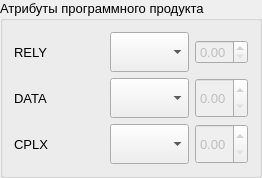
        <widget class="QGroupBox" name="gbSW">
         <property name="font">
          <font>
           <pointsize>10</pointsize>
          </font>
         </property>
         <property name="title">
          <string>Атрибуты программного продукта</string>
         </property>
         <layout class="QGridLayout" name="gridLayout">
          <item row="2" column="2">
           <widget class="QDoubleSpinBox" name="dsbCPLX">
            <property name="enabled">
             <bool>false</bool>
            </property>
            <property name="sizePolicy">
             <sizepolicy hsizetype="Preferred" vsizetype="Preferred">
              <horstretch>0</horstretch>
              <verstretch>0</verstretch>
             </sizepolicy>
            </property>
            <property name="minimumSize">
             <size>
              <width>0</width>
              <height>40</height>
             </size>
            </property>
            <property name="maximumSize">
             <size>
              <width>16777215</width>
              <height>40</height>
             </size>
            </property>
            <property name="maximum">
             <double>2.000000000000000</double>
            </property>
            <property name="singleStep">
             <double>0.050000000000000</double>
            </property>
           </widget>
          </item>
          <item row="1" column="1">
           <widget class="QComboBox" name="cbDATA">
            <property name="sizePolicy">
             <sizepolicy hsizetype="Preferred" vsizetype="Minimum">
              <horstretch>0</horstretch>
              <verstretch>0</verstretch>
             </sizepolicy>
            </property>
            <property name="minimumSize">
             <size>
              <width>0</width>
              <height>40</height>
             </size>
            </property>
            <property name="maximumSize">
             <size>
              <width>16777215</width>
              <height>40</height>
             </size>
            </property>
           </widget>
          </item>
          <item row="1" column="0">
           <widget class="QLabel" name="lblDATA">
            <property name="sizePolicy">
             <sizepolicy hsizetype="Fixed" vsizetype="Preferred">
              <horstretch>0</horstretch>
              <verstretch>0</verstretch>
             </sizepolicy>
            </property>
            <property name="minimumSize">
             <size>
              <width>90</width>
              <height>40</height>
             </size>
            </property>
            <property name="maximumSize">
             <size>
              <width>90</width>
              <height>40</height>
             </size>
            </property>
            <property name="toolTip">
             <string>&lt;html&gt;&lt;head/&gt;&lt;body&gt;&lt;p&gt;Размер базы данных&lt;/p&gt;&lt;/body&gt;&lt;/html&gt;</string>
            </property>
            <property name="text">
             <string>DATA</string>
            </property>
           </widget>
          </item>
          <item row="0" column="0">
           <widget class="QLabel" name="lblRELY">
            <property name="sizePolicy">
             <sizepolicy hsizetype="Fixed" vsizetype="Preferred">
              <horstretch>0</horstretch>
              <verstretch>0</verstretch>
             </sizepolicy>
            </property>
            <property name="minimumSize">
             <size>
              <width>90</width>
              <height>40</height>
             </size>
            </property>
            <property name="maximumSize">
             <size>
              <width>90</width>
              <height>40</height>
             </size>
            </property>
            <property name="toolTip">
             <string>&lt;html&gt;&lt;head/&gt;&lt;body&gt;&lt;p&gt;Требуемая надежность&lt;/p&gt;&lt;/body&gt;&lt;/html&gt;</string>
            </property>
            <property name="text">
             <string>RELY</string>
            </property>
           </widget>
          </item>
          <item row="0" column="1">
           <widget class="QComboBox" name="cbRELY">
            <property name="sizePolicy">
             <sizepolicy hsizetype="Preferred" vsizetype="Minimum">
              <horstretch>0</horstretch>
              <verstretch>0</verstretch>
             </sizepolicy>
            </property>
            <property name="minimumSize">
             <size>
              <width>0</width>
              <height>40</height>
             </size>
            </property>
            <property name="maximumSize">
             <size>
              <width>16777215</width>
              <height>40</height>
             </size>
            </property>
           </widget>
          </item>
          <item row="2" column="0">
           <widget class="QLabel" name="lblCPLX">
            <property name="sizePolicy">
             <sizepolicy hsizetype="Fixed" vsizetype="Preferred">
              <horstretch>0</horstretch>
              <verstretch>0</verstretch>
             </sizepolicy>
            </property>
            <property name="minimumSize">
             <size>
              <width>90</width>
              <height>40</height>
             </size>
            </property>
            <property name="maximumSize">
             <size>
              <width>90</width>
              <height>40</height>
             </size>
            </property>
            <property name="toolTip">
             <string>&lt;html&gt;&lt;head/&gt;&lt;body&gt;&lt;p&gt;Сложность продукта&lt;/p&gt;&lt;/body&gt;&lt;/html&gt;</string>
            </property>
            <property name="text">
             <string>CPLX</string>
            </property>
           </widget>
          </item>
          <item row="1" column="2">
           <widget class="QDoubleSpinBox" name="dsbDATA">
            <property name="enabled">
             <bool>false</bool>
            </property>
            <property name="sizePolicy">
             <sizepolicy hsizetype="Preferred" vsizetype="Preferred">
              <horstretch>0</horstretch>
              <verstretch>0</verstretch>
             </sizepolicy>
            </property>
            <property name="minimumSize">
             <size>
              <width>0</width>
              <height>40</height>
             </size>
            </property>
            <property name="maximumSize">
             <size>
              <width>16777215</width>
              <height>40</height>
             </size>
            </property>
            <property name="maximum">
             <double>2.000000000000000</double>
            </property>
            <property name="singleStep">
             <double>0.050000000000000</double>
            </property>
           </widget>
          </item>
          <item row="2" column="1">
           <widget class="QComboBox" name="cbCPLX">
            <property name="sizePolicy">
             <sizepolicy hsizetype="Preferred" vsizetype="Minimum">
              <horstretch>0</horstretch>
              <verstretch>0</verstretch>
             </sizepolicy>
            </property>
            <property name="minimumSize">
             <size>
              <width>0</width>
              <height>40</height>
             </size>
            </property>
            <property name="maximumSize">
             <size>
              <width>16777215</width>
              <height>40</height>
             </size>
            </property>
           </widget>
          </item>
          <item row="0" column="2">
           <widget class="QDoubleSpinBox" name="dsbRELY">
            <property name="enabled">
             <bool>false</bool>
            </property>
            <property name="maximum">
             <double>2.000000000000000</double>
            </property>
            <property name="singleStep">
             <double>0.050000000000000</double>
            </property>
           </widget>
          </item>
         </layout>
        </widget>
